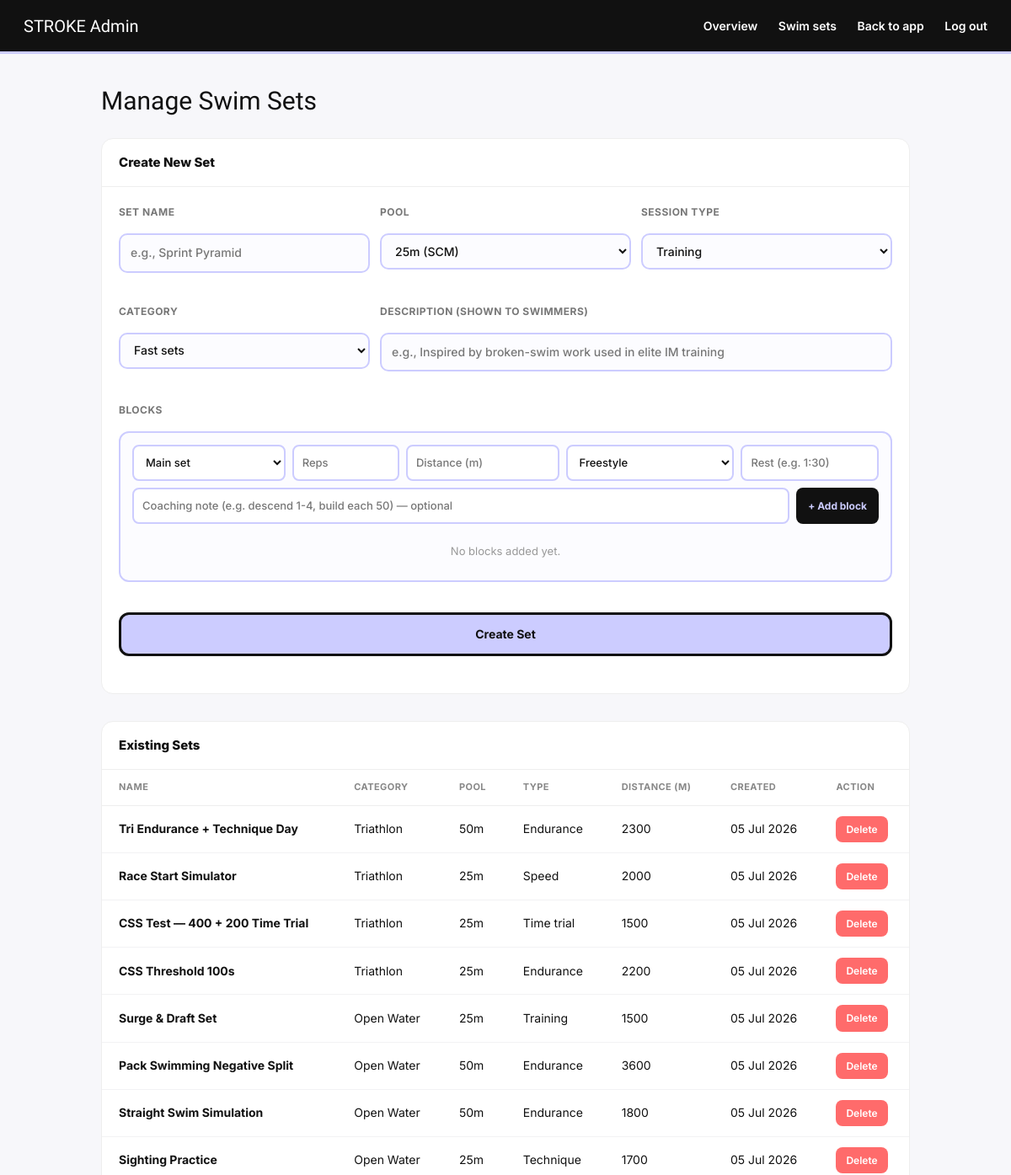
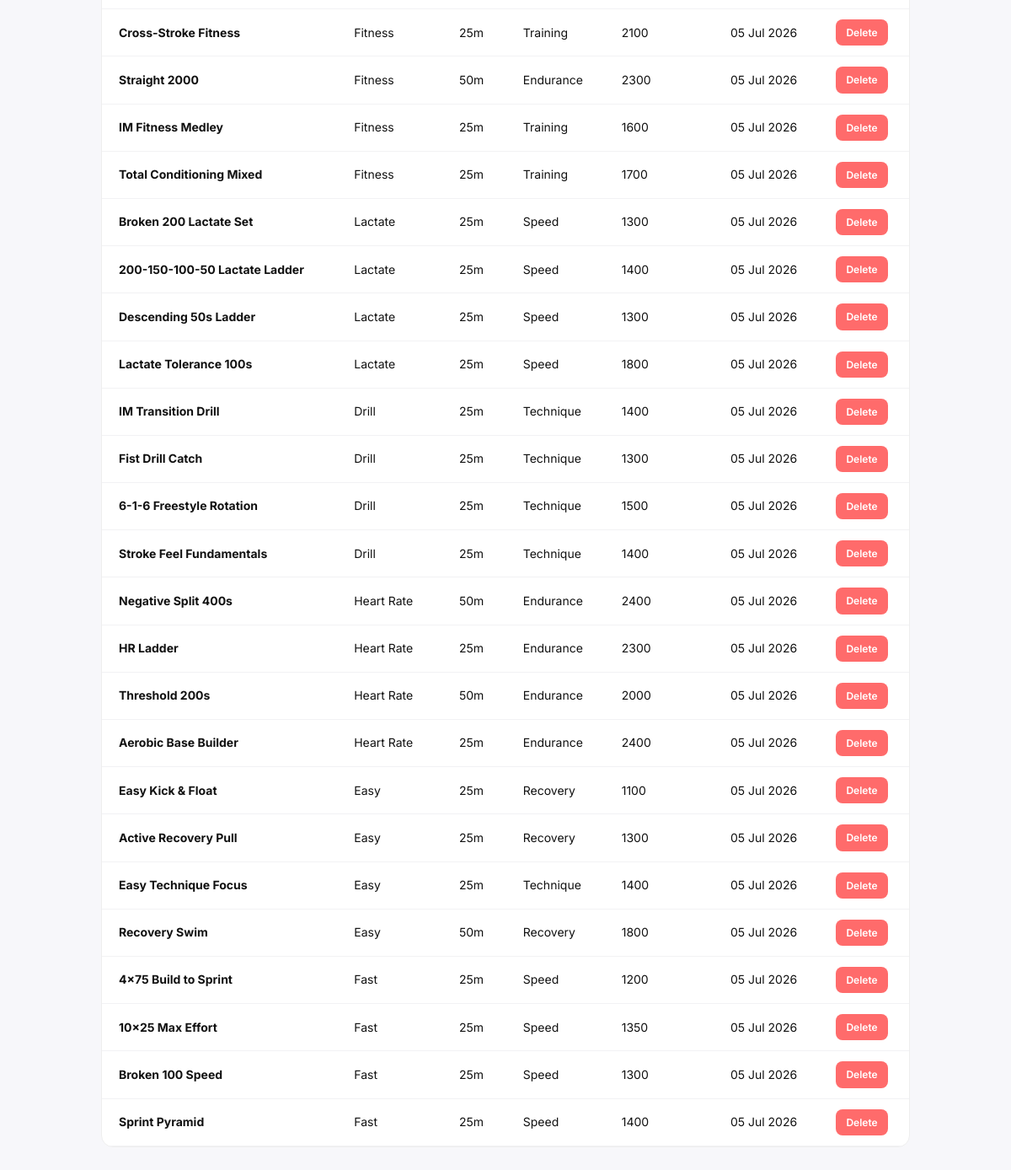
Page /admin/sets (signed in) on the committed database (2 pictures, top to bottom).
### models.py (models this page shows)
class SavedSet(db.Model):
    __tablename__ = 'saved_set'
    id = db.Column(db.Integer, primary_key=True)
    name = db.Column(db.String(100), nullable=False)
    pool = db.Column(db.String(10), default='25m')
    session_type = db.Column(db.String(50), default='Training')
    sets_data = db.Column(db.Text)  # JSON string, same shape as sessionSets in log.html
    category = db.Column(db.String(30), default='Fitness')
    description = db.Column(db.Text)
    created_by = db.Column(db.Integer, db.ForeignKey('user.id'))
    created_at = db.Column(db.DateTime, default=datetime.utcnow)
    def get_sets(self):
        try:
            return json.loads(self.sets_data or '[]')
        except:
            return []
    def total_distance(self):
        total = 0
        for s in self.get_sets():
            try:
                total += int(s.get('reps', 0)) * int(s.get('dist', 0))
            except:
                pass
        return total

### routes.py (the view)
@main.route('/admin/sets')
@login_required
@admin_required
def admin_sets():
    from app import db
    from models import SavedSet
    sets = db.session.query(SavedSet).order_by(SavedSet.created_at.desc()).all()
    return render_template('admin_sets.html', sets=sets, categories=SET_CATEGORIES)

### routes.py (called while the page is built)
def admin_required(f):
    @wraps(f)
    def wrapper(*args, **kwargs):
        if not current_user.is_authenticated or not current_user.is_admin:
            abort(403)
        return f(*args, **kwargs)
    return wrapper

### templates/admin_sets.html (shortened to what this page needs)
<!DOCTYPE html>
<html lang="en">
<head>
<link rel="stylesheet" href="{{ url_for('static', filename='css/main.css') }}">
</head>
<body>
<nav class="adm-nav">
  <span class="adm-logo">STROKE Admin</span>
  <div>
    <a href="/admin">Overview</a>
    <a href="/admin/sets">Swim sets</a>
    <a href="/dashboard">Back to app</a>
    <a href="/logout">Log out</a>
  </div>
</nav>
<div class="adm-wrap">
  <p class="adm-title">Manage Swim Sets</p>
  <div class="adm-panel">
    <div class="adm-panel-head">Create New Set</div>
    <div class="adm-panel-body">
      <form method="POST" action="/admin/sets/create" class="set-form">
        <div class="form-row">
          <div class="form-group">
            <label>Set Name</label>
            <input type="text" name="name" placeholder="e.g., Sprint Pyramid" required>
          </div>
          <div class="form-group">
            <label>Pool</label>
            <select name="pool">
              <option value="25m">25m (SCM)</option>
            </select>
          </div>
          <div class="form-group">
            <label>Session Type</label>
            <select name="session_type">
              <option value="Training">Training</option>
            </select>
          </div>
        </div>
        <div class="form-row">
          <div class="form-group">
            <label>Category</label>
            <select name="category">
              {% for c in categories %}
              <option value="{{ c.key }}">{{ c.label }}</option>
              {% endfor %}
            </select>
          </div>
          <div class="form-group" style="grid-column: span 2;">
            <label>Description (shown to swimmers)</label>
            <input type="text" name="description" placeholder="e.g., Inspired by broken-swim work used in elite IM training">
          </div>
        </div>
        <div class="form-group">
          <label>Blocks</label>
          <div class="block-builder">
            <div class="block-row">
              <select id="blkSection">
                <option value="Main set" selected>Main set</option>
              </select>
              <input type="number" id="blkReps" placeholder="Reps" min="1">
              <input type="number" id="blkDist" placeholder="Distance (m)" min="25" step="25">
              <select id="blkStroke">
                <option value="FR">Freestyle</option>
              </select>
              <input type="text" id="blkRest" placeholder="Rest (e.g. 1:30)">
            </div>
            <div class="block-row block-row-note">
              <input type="text" id="blkNote" placeholder="Coaching note (e.g. descend 1-4, build each 50) — optional">
              <button type="button" class="btn-add-block" onclick="addBlock()">+ Add block</button>
            </div>
            <div class="block-list" id="blockList">
              <p class="block-empty" id="blockEmpty">No blocks added yet.</p>
            </div>
          </div>
        </div>
        <button type="submit" class="btn-add-set" onclick="return validateBlocks()">Create Set</button>
      </form>
    </div>
  </div>
  <div class="adm-panel">
    <div class="adm-panel-head">Existing Sets</div>
    {% if sets %}
      <div style="overflow-x: auto;">
        <table>
          <thead>
            <tr>
              <th>Name</th>
              <th>Category</th>
              <th>Pool</th>
              <th>Type</th>
              <th>Distance (m)</th>
              <th>Created</th>
              <th>Action</th>
            </tr>
          </thead>
          <tbody>
            {% for s in sets %}
            <tr>
              <td><strong>{{ s.name }}</strong></td>
              <td>{{ s.category or 'Fitness' }}</td>
              <td>{{ s.pool }}</td>
              <td>{{ s.session_type }}</td>
              <td>{{ s.total_distance() }}</td>
              <td>{{ s.created_at.strftime('%d %b %Y') }}</td>
              <td>
                <form method="POST" action="/admin/sets/delete/{{ s.id }}" style="display:inline;">
                  <button type="submit" class="btn-delete" onclick="return confirm('Delete this set?')">Delete</button>
                </form>
              </td>
            </tr>
            {% endfor %}
          </tbody>
        </table>
      </div>
    {% else %}
      <div class="empty-state">No saved sets yet. Create one above to get started.</div>
    {% endif %}
  </div>
</div>
</body>
</html>

### static/css/main.css (style rules this page uses)
*, *::before, *::after { box-sizing: border-box; margin: 0; padding: 0; }
html { scroll-behavior: smooth; overflow-x: hidden; }
body { font-family: 'Inter', sans-serif; background: #fcfcff; color: #111111; line-height: 1.6; min-height: 100vh; overflow-x: hidden; }
button, input, textarea, select { font: inherit; }
button, a { cursor: pointer; }
a { color: inherit; text-decoration: none; }
button { border: none; background: none; }
input, textarea, select { outline: none; }
nav { display: flex; align-items: center; justify-content: space-between; padding: 0 24px; height: 64px; position: sticky; top: 0; z-index: 100; background: #ffffff; border-bottom: 3px solid #ccccff; }
.form-group { display: flex; flex-direction: column; gap: 10px; margin-bottom: 20px; }
.form-group label { font-size: 13px; font-weight: 700; text-transform: uppercase; letter-spacing: 0.06em; color: #111111; }
.form-group input, .form-group textarea, .form-group select { width: 100%; padding: 14px 16px; border: 2px solid #ccccff; border-radius: 10px; background: #ffffff; color: #111111; font-size: 15px; font-weight: 500; }
.form-group input::placeholder, .form-group textarea::placeholder { color: #777777; }

### templates/admin_sets.html (style rules this page uses)
body { font-family: 'Inter', sans-serif; background: #f7f7fa; margin: 0; color: #111; }
.adm-nav { display: flex; align-items: center; justify-content: space-between; padding: 16px 28px; background: #111; color: #fff; }
.adm-nav a { color: #fff; text-decoration: none; font-weight: 600; font-size: 14px; margin-left: 20px; }
.adm-logo { font-family: 'Antonio', sans-serif; font-size: 20px; }
.adm-wrap { max-width: 1000px; margin: 0 auto; padding: 32px 20px 60px; }
.adm-title { font-family: 'Antonio', sans-serif; font-size: 30px; margin: 0 0 20px; }
.adm-panel { background: #fff; border-radius: 14px; border: 1px solid #eee; overflow: hidden; margin-bottom: 32px; }
.adm-panel-head { padding: 16px 20px; border-bottom: 1px solid #eee; font-weight: 800; font-size: 15px; }
.adm-panel-body { padding: 20px; }
.set-form { display: grid; gap: 16px; margin-bottom: 24px; }
.form-row { display: grid; grid-template-columns: 1fr 1fr 1fr; gap: 12px; }
.form-group { display: flex; flex-direction: column; }
.form-group label { font-size: 12px; font-weight: 700; text-transform: uppercase; color: #777; letter-spacing: 0.04em; margin-bottom: 6px; }
.form-group input, .form-group select, .form-group textarea { border: 2px solid #ccccff; background: #fcfcff; color: #111; padding: 10px 12px; border-radius: 10px; font-family: 'Inter', sans-serif; font-size: 14px; }
.btn-add-set { background: #ccccff; color: #111; border: 3px solid #111; border-radius: 12px; padding: 12px 20px; font-weight: 700; cursor: pointer; font-size: 14px; transition: all 0.15s; }
.block-builder { border: 2px solid #ccccff; border-radius: 12px; padding: 14px; background: #fcfcff; }
.block-row { display: grid; grid-template-columns: 1fr 0.7fr 1fr 1.1fr 0.9fr; gap: 8px; }
.block-row-note { grid-template-columns: 1fr auto; margin-top: 8px; }
.block-row input, .block-row select { border: 2px solid #ccccff; background: #fff; color: #111; padding: 9px 10px; border-radius: 8px; font-family: 'Inter', sans-serif; font-size: 13px; }
.btn-add-block { background: #111; color: #ccccff; border: none; border-radius: 8px; padding: 0 14px; font-weight: 700; font-size: 12px; cursor: pointer; white-space: nowrap; }
.block-list { display: flex; flex-direction: column; gap: 8px; margin-top: 12px; }
.block-empty { font-size: 13px; color: #999; text-align: center; padding: 10px; }
table { width: 100%; border-collapse: collapse; }
th { text-align: left; font-size: 11px; text-transform: uppercase; letter-spacing: 0.04em; color: #888; padding: 12px 20px; border-bottom: 1px solid #eee; }
td { padding: 12px 20px; border-bottom: 1px solid #f2f2f4; font-size: 14px; }
.btn-delete { background: #ff6b6b; color: #fff; border: none; border-radius: 8px; padding: 6px 12px; font-weight: 600; cursor: pointer; font-size: 12px; transition: all 0.15s; }

### rows in the picture
SavedSet: name "Tri Endurance + Technique Day", category "Triathlon", pool "50m", session_type "Endurance", total_distance "2300", created_at "05 Jul 2026"
SavedSet: name "Race Start Simulator", category "Triathlon", pool "25m", session_type "Speed", total_distance "2000", created_at "05 Jul 2026"
SavedSet: name "CSS Test — 400 + 200 Time Trial", category "Triathlon", pool "25m", session_type "Time trial", total_distance "1500", created_at "05 Jul 2026"
SavedSet: name "CSS Threshold 100s", category "Triathlon", pool "25m", session_type "Endurance", total_distance "2200", created_at "05 Jul 2026"
SavedSet: name "Surge & Draft Set", category "Open Water", pool "25m", session_type "Training", total_distance "1500", created_at "05 Jul 2026"
SavedSet: name "Pack Swimming Negative Split", category "Open Water", pool "50m", session_type "Endurance", total_distance "3600", created_at "05 Jul 2026"
SavedSet: name "Straight Swim Simulation", category "Open Water", pool "50m", session_type "Endurance", total_distance "1800", created_at "05 Jul 2026"
SavedSet: name "Sighting Practice", category "Open Water", pool "25m", session_type "Technique", total_distance "1700", created_at "05 Jul 2026"
SavedSet: name "Cross-Stroke Fitness", category "Fitness", pool "25m", session_type "Training", total_distance "2100", created_at "05 Jul 2026"
SavedSet: name "Straight 2000", category "Fitness", pool "50m", session_type "Endurance", total_distance "2300", created_at "05 Jul 2026"
SavedSet: name "IM Fitness Medley", category "Fitness", pool "25m", session_type "Training", total_distance "1600", created_at "05 Jul 2026"
SavedSet: name "Total Conditioning Mixed", category "Fitness", pool "25m", session_type "Training", total_distance "1700", created_at "05 Jul 2026"
SavedSet: name "Broken 200 Lactate Set", category "Lactate", pool "25m", session_type "Speed", total_distance "1300", created_at "05 Jul 2026"
SavedSet: name "200-150-100-50 Lactate Ladder", category "Lactate", pool "25m", session_type "Speed", total_distance "1400", created_at "05 Jul 2026"
SavedSet: name "Descending 50s Ladder", category "Lactate", pool "25m", session_type "Speed", total_distance "1300", created_at "05 Jul 2026"
SavedSet: name "Lactate Tolerance 100s", category "Lactate", pool "25m", session_type "Speed", total_distance "1800", created_at "05 Jul 2026"
SavedSet: name "IM Transition Drill", category "Drill", pool "25m", session_type "Technique", total_distance "1400", created_at "05 Jul 2026"
SavedSet: name "Fist Drill Catch", category "Drill", pool "25m", session_type "Technique", total_distance "1300", created_at "05 Jul 2026"
SavedSet: name "6-1-6 Freestyle Rotation", category "Drill", pool "25m", session_type "Technique", total_distance "1500", created_at "05 Jul 2026"
SavedSet: name "Stroke Feel Fundamentals", category "Drill", pool "25m", session_type "Technique", total_distance "1400", created_at "05 Jul 2026"
SavedSet: name "Negative Split 400s", category "Heart Rate", pool "50m", session_type "Endurance", total_distance "2400", created_at "05 Jul 2026"
SavedSet: name "HR Ladder", category "Heart Rate", pool "25m", session_type "Endurance", total_distance "2300", created_at "05 Jul 2026"
SavedSet: name "Threshold 200s", category "Heart Rate", pool "50m", session_type "Endurance", total_distance "2000", created_at "05 Jul 2026"
SavedSet: name "Aerobic Base Builder", category "Heart Rate", pool "25m", session_type "Endurance", total_distance "2400", created_at "05 Jul 2026"
SavedSet: name "Easy Kick & Float", category "Easy", pool "25m", session_type "Recovery", total_distance "1100", created_at "05 Jul 2026"
SavedSet: name "Active Recovery Pull", category "Easy", pool "25m", session_type "Recovery", total_distance "1300", created_at "05 Jul 2026"
SavedSet: name "Easy Technique Focus", category "Easy", pool "25m", session_type "Technique", total_distance "1400", created_at "05 Jul 2026"
SavedSet: name "Recovery Swim", category "Easy", pool "50m", session_type "Recovery", total_distance "1800", created_at "05 Jul 2026"
SavedSet: name "4x75 Build to Sprint", category "Fast", pool "25m", session_type "Speed", total_distance "1200", created_at "05 Jul 2026"
SavedSet: name "10x25 Max Effort", category "Fast", pool "25m", session_type "Speed", total_distance "1350", created_at "05 Jul 2026"
SavedSet: name "Broken 100 Speed", category "Fast", pool "25m", session_type "Speed", total_distance "1300", created_at "05 Jul 2026"
SavedSet: name "Sprint Pyramid", category "Fast", pool "25m", session_type "Speed", total_distance "1400", created_at "05 Jul 2026"

### other values in the picture
form field category "Fast sets"
